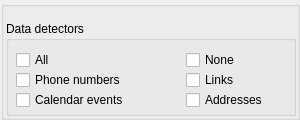
<?xml version="1.0" encoding="UTF-8"?>
<ui version="4.0">
 <class>WebViewPropertyGridWidget</class>
 <widget class="QWidget" name="WebViewPropertyGridWidget">
  <property name="geometry">
   <rect>
    <x>0</x>
    <y>0</y>
    <width>300</width>
    <height>120</height>
   </rect>
  </property>
  <property name="minimumSize">
   <size>
    <width>300</width>
    <height>120</height>
   </size>
  </property>
  <property name="windowTitle">
   <string>Form</string>
  </property>
  <widget class="QGroupBox" name="groupBox">
   <property name="geometry">
    <rect>
     <x>1</x>
     <y>1</y>
     <width>299</width>
     <height>119</height>
    </rect>
   </property>
   <property name="title">
    <string/>
   </property>
   <widget class="QGroupBox" name="groupBox_2">
    <property name="geometry">
     <rect>
      <x>5</x>
      <y>20</y>
      <width>290</width>
      <height>95</height>
     </rect>
    </property>
    <property name="title">
     <string>Data detectors</string>
    </property>
    <widget class="QCheckBox" name="phoneNumbersCheckbox">
     <property name="geometry">
      <rect>
       <x>10</x>
       <y>50</y>
       <width>121</width>
       <height>18</height>
      </rect>
     </property>
     <property name="text">
      <string>Phone numbers</string>
     </property>
    </widget>
    <widget class="QCheckBox" name="calendarEventsCheckbox">
     <property name="geometry">
      <rect>
       <x>10</x>
       <y>70</y>
       <width>121</width>
       <height>18</height>
      </rect>
     </property>
     <property name="text">
      <string>Calendar events</string>
     </property>
    </widget>
    <widget class="QCheckBox" name="linksCheckbox">
     <property name="geometry">
      <rect>
       <x>180</x>
       <y>50</y>
       <width>85</width>
       <height>18</height>
      </rect>
     </property>
     <property name="text">
      <string>Links</string>
     </property>
    </widget>
    <widget class="QCheckBox" name="addressesCheckbox">
     <property name="geometry">
      <rect>
       <x>180</x>
       <y>70</y>
       <width>85</width>
       <height>18</height>
      </rect>
     </property>
     <property name="text">
      <string>Addresses</string>
     </property>
    </widget>
    <widget class="QCheckBox" name="noneCheckbox">
     <property name="geometry">
      <rect>
       <x>180</x>
       <y>30</y>
       <width>85</width>
       <height>18</height>
      </rect>
     </property>
     <property name="text">
      <string>None</string>
     </property>
    </widget>
    <widget class="QCheckBox" name="allCheckbox">
     <property name="geometry">
      <rect>
       <x>10</x>
       <y>30</y>
       <width>85</width>
       <height>18</height>
      </rect>
     </property>
     <property name="text">
      <string>All</string>
     </property>
    </widget>
   </widget>
  </widget>
 </widget>
 <tabstops>
  <tabstop>allCheckbox</tabstop>
  <tabstop>phoneNumbersCheckbox</tabstop>
  <tabstop>calendarEventsCheckbox</tabstop>
  <tabstop>noneCheckbox</tabstop>
  <tabstop>linksCheckbox</tabstop>
  <tabstop>addressesCheckbox</tabstop>
 </tabstops>
 <resources/>
 <connections/>
</ui>
